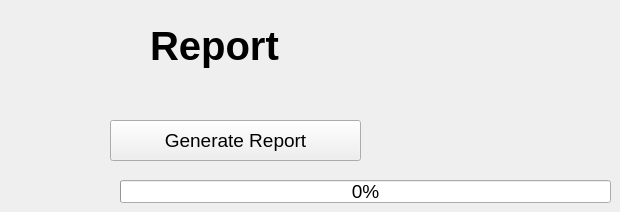
    <widget class="QWidget" name="Report_Tab">
     <property name="font">
      <font>
       <family>Arial</family>
       <pointsize>14</pointsize>
      </font>
     </property>
     <attribute name="title">
      <string>Report</string>
     </attribute>
     <widget class="QLabel" name="report_Header">
      <property name="geometry">
       <rect>
        <x>150</x>
        <y>20</y>
        <width>371</width>
        <height>51</height>
       </rect>
      </property>
      <property name="font">
       <font>
        <family>Arial</family>
        <pointsize>30</pointsize>
        <weight>75</weight>
        <bold>true</bold>
       </font>
      </property>
      <property name="text">
       <string>Report</string>
      </property>
     </widget>
     <widget class="QLabel" name="Logo_report">
      <property name="geometry">
       <rect>
        <x>0</x>
        <y>0</y>
        <width>121</width>
        <height>101</height>
       </rect>
      </property>
      <property name="text">
       <string/>
      </property>
      <property name="pixmap">
       <pixmap resource="SFI-white.qrc">:/newPrefix/SFI-white.png</pixmap>
      </property>
      <property name="scaledContents">
       <bool>true</bool>
      </property>
     </widget>
     <widget class="QProgressBar" name="Report_Progress">
      <property name="geometry">
       <rect>
        <x>120</x>
        <y>180</y>
        <width>491</width>
        <height>23</height>
       </rect>
      </property>
      <property name="autoFillBackground">
       <bool>true</bool>
      </property>
      <property name="value">
       <number>0</number>
      </property>
     </widget>
     <widget class="QPushButton" name="Generate_Report">
      <property name="geometry">
       <rect>
        <x>110</x>
        <y>120</y>
        <width>251</width>
        <height>41</height>
       </rect>
      </property>
      <property name="text">
       <string>Generate Report</string>
      </property>
     </widget>
    </widget>
